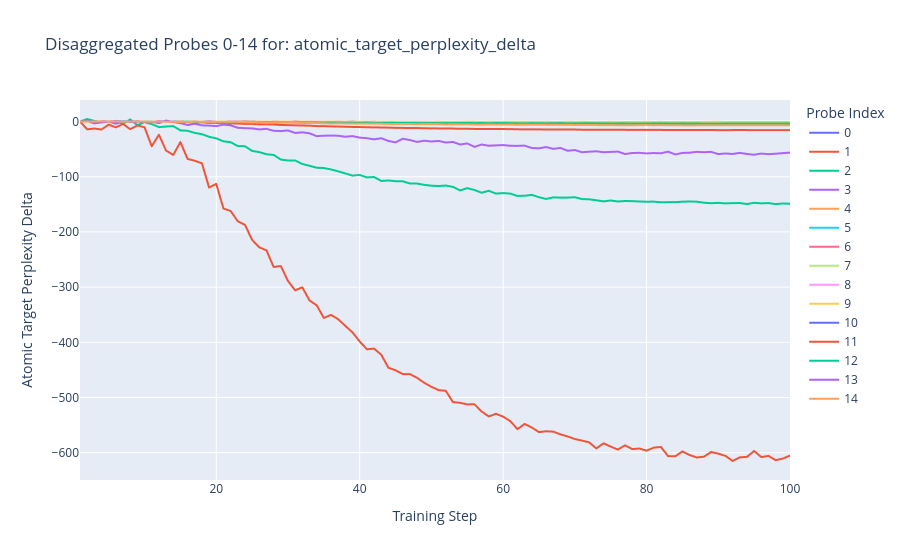

Write notebook code for a chart like this one.
### Code cell
# --- Example 3: Analyze perplexity for "atomic knowledge statement" ---
print("\n--- Plotting Atomic Knowledge Statements (Whole Perplexity) ---")
plot_interactive_probes(
    metrics_csv_path=METRICS_CSV,
    probes_csv_path=PROBES_CSV,
    metric_column='atomic_target_perplexity_delta', # Plotting raw perplexity, not the delta
    probe_type='atomic_target_span',
    probe_range=(0, 15) # Show the next 25 probes
)
